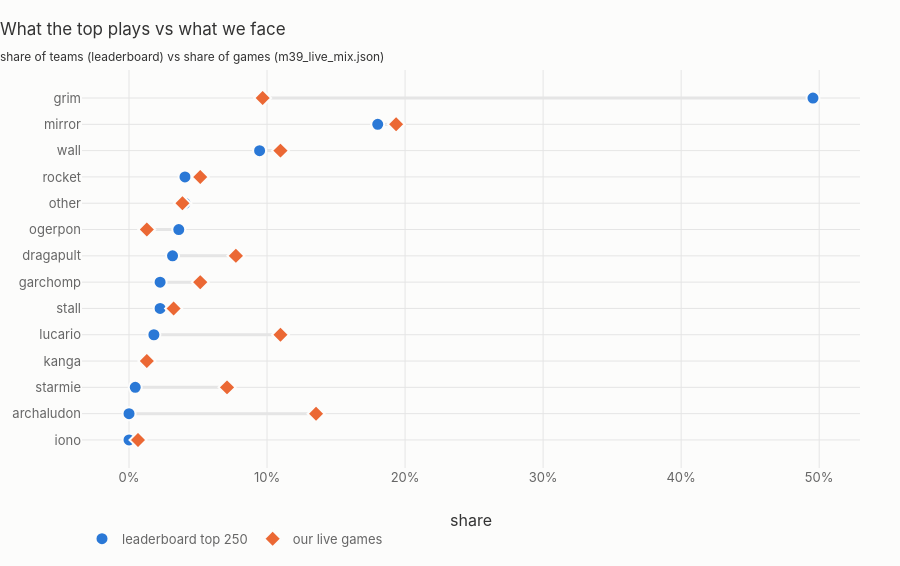

The code cell stored with this chart in its notebook:
### Markdown cell above
## 6. Top of the ladder vs the mix we actually play

**The actionable chart.** Left dot = share of the surveyed leaderboard; right dot
= share of our own live games (`data/m39_live_mix.json`). A long connector is a
family our gate beds weight very differently from how the top of the ladder is
built.

### Code cell
# 7 — ladder mix vs our played mix
MIX_PATH = _ROOT / "data/m39_live_mix.json"
mix = json.loads(MIX_PATH.read_text(encoding="utf-8"))
ours = {fam: d["share"] for fam, d in mix["families"].items()}
print(f"our mix: {mix['n_games']} games over subs {mix['source_subs']}")

ladder = (known["family"].value_counts() / len(known)).to_dict()
fams = sorted(set(ladder) | set(ours), key=lambda f: -ladder.get(f, 0))
rows = [{"family": f, "ladder": ladder.get(f, 0.0), "ours": ours.get(f, 0.0)}
        for f in fams]
cmp_df = pd.DataFrame(rows).iloc[::-1]

fig = go.Figure()
for _, r in cmp_df.iterrows():
    fig.add_trace(go.Scatter(
        x=[r["ladder"], r["ours"]], y=[r["family"], r["family"]],
        mode="lines", line=dict(color=GRID, width=3),
        showlegend=False, hoverinfo="skip"))
fig.add_trace(go.Scatter(
    x=cmp_df["ladder"], y=cmp_df["family"], mode="markers",
    name=f"leaderboard top {TOP_N}",
    marker=dict(color=LADDER_C, size=13, line=dict(color=SURFACE, width=2)),
    hovertemplate="<b>%{y}</b><br>ladder %{x:.1%}<extra></extra>"))
fig.add_trace(go.Scatter(
    x=cmp_df["ours"], y=cmp_df["family"], mode="markers",
    name="our live games",
    marker=dict(color=OURS_C, size=13, symbol="diamond",
                line=dict(color=SURFACE, width=2)),
    hovertemplate="<b>%{y}</b><br>ours %{x:.1%}<extra></extra>"))
fig.update_layout(
    title="What the top plays vs what we face"
          "<br><sub>share of teams (leaderboard) vs share of games "
          "(m39_live_mix.json)</sub>",
    xaxis=dict(title="share", tickformat=".0%"),
    yaxis=dict(title=None, automargin=True),
    height=90 + 34 * len(cmp_df),
    legend=dict(orientation="h", y=-0.14),
)
fig.show()

out = cmp_df.iloc[::-1].copy()
out["gap (ladder - ours)"] = out["ladder"] - out["ours"]
display(out.sort_values("gap (ladder - ours)", key=abs, ascending=False)
           .style.hide(axis="index")
           .format({"ladder": "{:.1%}", "ours": "{:.1%}",
                    "gap (ladder - ours)": "{:+.1%}"})
           .set_caption("Where the two populations disagree most"))

### Figure 1 — Plotly figure (JSON) as saved in the notebook; plotly's stock layout.template omitted (floating-point values rounded to 4 significant figures)
{"data": [{"hoverinfo": "skip", "line": {"color": "#e5e5e5", "width": 3}, "mode": "lines", "showlegend": false, "type": "scatter", "x": [0.0, 0.0065], "y": ["iono", "iono"]}, {"hoverinfo": "skip", "line": {"color": "#e5e5e5", "width": 3}, "mode": "lines", "showlegend": false, "type": "scatter", "x": [0.0, 0.1355], "y": ["archaludon", "archaludon"]}, {"hoverinfo": "skip", "line": {"color": "#e5e5e5", "width": 3}, "mode": "lines", "showlegend": false, "type": "scatter", "x": [0.004505, 0.071], "y": ["starmie", "starmie"]}, {"hoverinfo": "skip", "line": {"color": "#e5e5e5", "width": 3}, "mode": "lines", "showlegend": false, "type": "scatter", "x": [0.01351, 0.0129], "y": ["kanga", "kanga"]}, {"hoverinfo": "skip", "line": {"color": "#e5e5e5", "width": 3}, "mode": "lines", "showlegend": false, "type": "scatter", "x": [0.01802, 0.1097], "y": ["lucario", "lucario"]}, {"hoverinfo": "skip", "line": {"color": "#e5e5e5", "width": 3}, "mode": "lines", "showlegend": false, "type": "scatter", "x": [0.02252, 0.0323], "y": ["stall", "stall"]}, {"hoverinfo": "skip", "line": {"color": "#e5e5e5", "width": 3}, "mode": "lines", "showlegend": false, "type": "scatter", "x": [0.02252, 0.0516], "y": ["garchomp", "garchomp"]}, {"hoverinfo": "skip", "line": {"color": "#e5e5e5", "width": 3}, "mode": "lines", "showlegend": false, "type": "scatter", "x": [0.03153, 0.0774], "y": ["dragapult", "dragapult"]}, {"hoverinfo": "skip", "line": {"color": "#e5e5e5", "width": 3}, "mode": "lines", "showlegend": false, "type": "scatter", "x": [0.03604, 0.0129], "y": ["ogerpon", "ogerpon"]}, {"hoverinfo": "skip", "line": {"color": "#e5e5e5", "width": 3}, "mode": "lines", "showlegend": false, "type": "scatter", "x": [0.04054, 0.0387], "y": ["other", "other"]}, {"hoverinfo": "skip", "line": {"color": "#e5e5e5", "width": 3}, "mode": "lines", "showlegend": false, "type": "scatter", "x": [0.04054, 0.0516], "y": ["rocket", "rocket"]}, {"hoverinfo": "skip", "line": {"color": "#e5e5e5", "width": 3}, "mode": "lines", "showlegend": false, "type": "scatter", "x": [0.09459, 0.1097], "y": ["wall", "wall"]}, {"hoverinfo": "skip", "line": {"color": "#e5e5e5", "width": 3}, "mode": "lines", "showlegend": false, "type": "scatter", "x": [0.1802, 0.1935], "y": ["mirror", "mirror"]}, {"hoverinfo": "skip", "line": {"color": "#e5e5e5", "width": 3}, "mode": "lines", "showlegend": false, "type": "scatter", "x": [0.4955, 0.0968], "y": ["grim", "grim"]}, {"hovertemplate": "<b>%{y}</b><br>ladder %{x:.1%}<extra></extra>", "marker": {"color": "#2a78d6", "line": {"color": "#fcfcfb", "width": 2}, "size": 13}, "mode": "markers", "name": "leaderboard top 250", "type": "scatter", "x": [0.0, 0.0, 0.004505, 0.01351, 0.01802, 0.02252, 0.02252, 0.03153, 0.03604, 0.04054, 0.04054, 0.09459, 0.1802, 0.4955], "y": ["iono", "archaludon", "starmie", "kanga", "lucario", "stall", "garchomp", "dragapult", "ogerpon", "other", "rocket", "wall", "mirror", "grim"]}, {"hovertemplate": "<b>%{y}</b><br>ours %{x:.1%}<extra></extra>", "marker": {"color": "#eb6834", "line": {"color": "#fcfcfb", "width": 2}, "size": 13, "symbol": "diamond"}, "mode": "markers", "name": "our live games", "type": "scatter", "x": [0.0065, 0.1355, 0.071, 0.0129, 0.1097, 0.0323, 0.0516, 0.0774, 0.0129, 0.0387, 0.0516, 0.1097, 0.1935, 0.0968], "y": ["iono", "archaludon", "starmie", "kanga", "lucario", "stall", "garchomp", "dragapult", "ogerpon", "other", "rocket", "wall", "mirror", "grim"]}], "layout": {"height": 566, "legend": {"orientation": "h", "y": -0.14}, "title": {"text": "What the top plays vs what we face<br><sub>share of teams (leaderboard) vs share of games (m39_live_mix.json)</sub>"}, "xaxis": {"tickformat": ".0%", "title": {"text": "share"}}, "yaxis": {"automargin": true, "title": {}}}}
